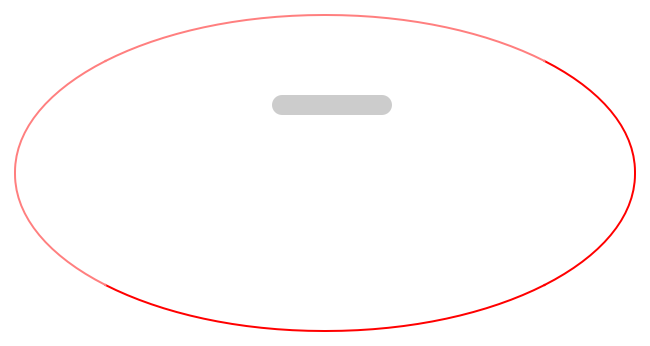
<?xml version="1.0" encoding="UTF-8"?>
<ui version="4.0">
 <class>layer_2seats</class>
 <widget class="QWidget" name="layer_2seats">
  <property name="geometry">
   <rect>
    <x>0</x>
    <y>0</y>
    <width>650</width>
    <height>346</height>
   </rect>
  </property>
  <property name="styleSheet">
   <string notr="true">#layer_2seats {
	background-position: center;    
border: 2px outset red;
margin: 14px;
border-radius: 310px 158px;
}
QWidget {
    background-color: transparent;
}                                                                                                                                          </string>
  </property>
  <layout class="QGridLayout" name="gridLayout">
   <property name="leftMargin">
    <number>1</number>
   </property>
   <property name="topMargin">
    <number>1</number>
   </property>
   <property name="rightMargin">
    <number>1</number>
   </property>
   <property name="bottomMargin">
    <number>1</number>
   </property>
   <property name="spacing">
    <number>1</number>
   </property>
   <item row="0" column="0">
    <widget class="EntityWidget" name="layer_gameTable">
     <property name="minimumSize">
      <size>
       <width>648</width>
       <height>344</height>
      </size>
     </property>
     <property name="maximumSize">
      <size>
       <width>648</width>
       <height>344</height>
      </size>
     </property>
     <property name="styleSheet">
      <string notr="true"/>
     </property>
     <property name="respondable">
      <bool>true</bool>
     </property>
     <widget class="QLabel" name="icon_dealer">
      <property name="geometry">
       <rect>
        <x>257</x>
        <y>247</y>
        <width>32</width>
        <height>32</height>
       </rect>
      </property>
      <property name="minimumSize">
       <size>
        <width>32</width>
        <height>32</height>
       </size>
      </property>
      <property name="maximumSize">
       <size>
        <width>32</width>
        <height>32</height>
       </size>
      </property>
      <property name="mouseTracking">
       <bool>true</bool>
      </property>
      <property name="focusPolicy">
       <enum>Qt::StrongFocus</enum>
      </property>
      <property name="contextMenuPolicy">
       <enum>Qt::ActionsContextMenu</enum>
      </property>
      <property name="pixmap">
       <pixmap resource="../../resources.qrc">:/textures/game/icon_dealer.png</pixmap>
      </property>
     </widget>
     <widget class="BetItem" name="bet_0" native="true">
      <property name="geometry">
       <rect>
        <x>200</x>
        <y>280</y>
        <width>91</width>
        <height>20</height>
       </rect>
      </property>
      <property name="minimumSize">
       <size>
        <width>91</width>
        <height>20</height>
       </size>
      </property>
      <property name="maximumSize">
       <size>
        <width>91</width>
        <height>20</height>
       </size>
      </property>
      <property name="styleSheet">
       <string notr="true">.QWidget  {
    image: url(:/textures/mockups/bet_right.png);
}</string>
      </property>
     </widget>
     <widget class="BetItem" name="bet_1" native="true">
      <property name="geometry">
       <rect>
        <x>320</x>
        <y>30</y>
        <width>91</width>
        <height>20</height>
       </rect>
      </property>
      <property name="minimumSize">
       <size>
        <width>91</width>
        <height>20</height>
       </size>
      </property>
      <property name="maximumSize">
       <size>
        <width>91</width>
        <height>20</height>
       </size>
      </property>
      <property name="styleSheet">
       <string notr="true">.QWidget  {
    image: url(:/textures/mockups/bet_left.png);
}</string>
      </property>
     </widget>
     <widget class="EntityWidget" name="boxes_pos">
      <property name="geometry">
       <rect>
        <x>0</x>
        <y>0</y>
        <width>650</width>
        <height>346</height>
       </rect>
      </property>
      <property name="minimumSize">
       <size>
        <width>650</width>
        <height>346</height>
       </size>
      </property>
      <property name="maximumSize">
       <size>
        <width>650</width>
        <height>346</height>
       </size>
      </property>
      <property name="styleSheet">
       <string notr="true"/>
      </property>
      <property name="respondable">
       <bool>false</bool>
      </property>
      <widget class="QWidget" name="pos_0" native="true">
       <property name="geometry">
        <rect>
         <x>240</x>
         <y>325</y>
         <width>64</width>
         <height>64</height>
        </rect>
       </property>
       <property name="minimumSize">
        <size>
         <width>64</width>
         <height>64</height>
        </size>
       </property>
       <property name="maximumSize">
        <size>
         <width>64</width>
         <height>64</height>
        </size>
       </property>
       <property name="styleSheet">
        <string notr="true">.QWidget {
    
	border-image: url(:/textures/profiler/placeholder.png) 11 14 12 10;
}</string>
       </property>
      </widget>
      <widget class="QWidget" name="pos_1" native="true">
       <property name="geometry">
        <rect>
         <x>240</x>
         <y>-50</y>
         <width>64</width>
         <height>64</height>
        </rect>
       </property>
       <property name="minimumSize">
        <size>
         <width>64</width>
         <height>64</height>
        </size>
       </property>
       <property name="maximumSize">
        <size>
         <width>64</width>
         <height>64</height>
        </size>
       </property>
       <property name="styleSheet">
        <string notr="true">.QWidget {
    
	border-image: url(:/textures/profiler/placeholder.png) 11 14 12 10;
}</string>
       </property>
      </widget>
      <zorder>pos_1</zorder>
      <zorder>pos_0</zorder>
     </widget>
     <widget class="QWidget" name="cards_and_pots" native="true">
      <property name="geometry">
       <rect>
        <x>140</x>
        <y>70</y>
        <width>382</width>
        <height>169</height>
       </rect>
      </property>
      <layout class="QVBoxLayout" name="verticalLayout_3" stretch="2,1,0,0">
       <property name="spacing">
        <number>1</number>
       </property>
       <property name="leftMargin">
        <number>1</number>
       </property>
       <property name="topMargin">
        <number>1</number>
       </property>
       <property name="rightMargin">
        <number>1</number>
       </property>
       <property name="bottomMargin">
        <number>1</number>
       </property>
       <item>
        <layout class="QHBoxLayout" name="horizontalLayout_5">
         <property name="spacing">
          <number>1</number>
         </property>
         <property name="leftMargin">
          <number>1</number>
         </property>
         <property name="topMargin">
          <number>1</number>
         </property>
         <property name="rightMargin">
          <number>1</number>
         </property>
         <property name="bottomMargin">
          <number>1</number>
         </property>
         <item>
          <spacer name="horizontalSpacer_10">
           <property name="orientation">
            <enum>Qt::Horizontal</enum>
           </property>
           <property name="sizeHint" stdset="0">
            <size>
             <width>10</width>
             <height>20</height>
            </size>
           </property>
          </spacer>
         </item>
         <item>
          <spacer name="horizontalSpacer_11">
           <property name="orientation">
            <enum>Qt::Horizontal</enum>
           </property>
           <property name="sizeHint" stdset="0">
            <size>
             <width>10</width>
             <height>20</height>
            </size>
           </property>
          </spacer>
         </item>
        </layout>
       </item>
       <item>
        <layout class="QHBoxLayout" name="horizontalLayout_6" stretch="0,0,0">
         <property name="spacing">
          <number>1</number>
         </property>
         <property name="leftMargin">
          <number>1</number>
         </property>
         <property name="topMargin">
          <number>1</number>
         </property>
         <property name="rightMargin">
          <number>1</number>
         </property>
         <property name="bottomMargin">
          <number>1</number>
         </property>
         <item>
          <spacer name="horizontalSpacer_12">
           <property name="orientation">
            <enum>Qt::Horizontal</enum>
           </property>
           <property name="sizeHint" stdset="0">
            <size>
             <width>10</width>
             <height>20</height>
            </size>
           </property>
          </spacer>
         </item>
         <item>
          <widget class="PotItem" name="table_pot_0" native="true">
           <property name="minimumSize">
            <size>
             <width>140</width>
             <height>20</height>
            </size>
           </property>
           <property name="maximumSize">
            <size>
             <width>240</width>
             <height>22</height>
            </size>
           </property>
           <property name="styleSheet">
            <string notr="true">.QWidget, .QLabel {
    color: rgba(255, 255, 255, 245);
	font: 600 13px &quot;Arial&quot;;
    border-radius: 10px;
    background-image: url(:/textures/game/fishka.png);
    
    background-origin: border;
    background-clip: border;
    background-repeat: no-repeat;
    background-attachment: fixed;
	background-color: rgba(0, 0, 0, 51);

    
    margin-left: 10px;
    margin-right: 10px;
}
.QWidget[mirrored=false] {
    background-position: left bottom;
 margin-left: 20px;
    margin-right: 0px;
}
.QWidget[mirrored=true] {
    background-position: right bottom;
 margin-left: 0px;
    margin-right: 20px;
}</string>
           </property>
           <property name="text" stdset="0">
            <string>@POT_%0</string>
           </property>
           <property name="mirrored" stdset="0">
            <bool>false</bool>
           </property>
          </widget>
         </item>
         <item>
          <spacer name="horizontalSpacer_13">
           <property name="orientation">
            <enum>Qt::Horizontal</enum>
           </property>
           <property name="sizeHint" stdset="0">
            <size>
             <width>10</width>
             <height>20</height>
            </size>
           </property>
          </spacer>
         </item>
        </layout>
       </item>
       <item>
        <widget class="QFrame" name="_table_cards">
         <property name="minimumSize">
          <size>
           <width>380</width>
           <height>110</height>
          </size>
         </property>
         <property name="maximumSize">
          <size>
           <width>380</width>
           <height>110</height>
          </size>
         </property>
         <layout class="QHBoxLayout" name="horizontalLayout_7" stretch="1,0,0,0,0,0,1">
          <property name="spacing">
           <number>5</number>
          </property>
          <property name="leftMargin">
           <number>0</number>
          </property>
          <property name="topMargin">
           <number>0</number>
          </property>
          <property name="rightMargin">
           <number>0</number>
          </property>
          <property name="bottomMargin">
           <number>19</number>
          </property>
          <item>
           <spacer name="horizontalSpacer_14">
            <property name="orientation">
             <enum>Qt::Horizontal</enum>
            </property>
            <property name="sizeHint" stdset="0">
             <size>
              <width>10</width>
              <height>20</height>
             </size>
            </property>
           </spacer>
          </item>
          <item>
           <widget class="CardWidget" name="card_0">
            <property name="minimumSize">
             <size>
              <width>60</width>
              <height>84</height>
             </size>
            </property>
            <property name="maximumSize">
             <size>
              <width>60</width>
              <height>84</height>
             </size>
            </property>
            <property name="sourceFile">
             <url>
              <string>qrc:/textures/svg/cards_01/2_diamonds.svg</string>
             </url>
            </property>
            <property name="sourceCode">
             <cstring>&lt;?xml version=&quot;1.0&quot; encoding=&quot;utf-8&quot;?&gt;
&lt;!-- Generator: Adobe Illustrator 19.2.0, SVG Export Plug-In . SVG Version: 6.00 Build 0)  --&gt;
&lt;svg version=&quot;1.1&quot; baseProfile=&quot;tiny&quot; id=&quot;Layer_1&quot; xmlns=&quot;http://www.w3.org/2000/svg&quot; xmlns:xlink=&quot;http://www.w3.org/1999/xlink&quot;
	 x=&quot;0px&quot; y=&quot;0px&quot; viewBox=&quot;0 0 170 244&quot; xml:space=&quot;preserve&quot;&gt;
&lt;metadata&gt;&lt;?xpacket begin=&quot;﻿&quot; id=&quot;W5M0MpCehiHzreSzNTczkc9d&quot;?&gt;
&lt;x:xmpmeta xmlns:x=&quot;adobe:ns:meta/&quot; x:xmptk=&quot;Adobe XMP Core 5.6-c111 79.158366, 2015/09/25-01:12:00        &quot;&gt;
   &lt;rdf:RDF xmlns:rdf=&quot;http://www.w3.org/1999/02/22-rdf-syntax-ns#&quot;&gt;
      &lt;rdf:Description rdf:about=&quot;&quot;/&gt;
   &lt;/rdf:RDF&gt;
&lt;/x:xmpmeta&gt;
&lt;?xpacket end=&quot;w&quot;?&gt;&lt;/metadata&gt;
&lt;g id=&quot;Layer_58&quot;&gt;
	&lt;path fill=&quot;#FFFFFF&quot; d=&quot;M17,0h136c9.4,0,17,7.6,17,17.1v209.8c0,9.4-7.6,17.1-17,17.1H17c-9.4,0-17-7.6-17-17.1V17.1
		C0,7.6,7.6,0,17,0z&quot;/&gt;
	&lt;path fill=&quot;#C80813&quot; d=&quot;M96.9,234.8c0,0,7.7-19.6,26.3-40.4s33.4-31.8,33.4-31.8s-19.4-11.9-33-30.1
		c-13.5-18.3-26.2-41.6-26.2-41.6s-11.3,22.4-27.2,41.4c-14.6,17.4-32,30.3-32,30.3s14.8,11,33.4,31.8
		C90.2,215.2,96.9,234.8,96.9,234.8z&quot;/&gt;
	&lt;path fill=&quot;#C80813&quot; d=&quot;M74.1,66.8c0,0,3.1-7.8,10.5-16.1C92.1,42.4,98,38,98,38s-7.8-4.7-13.2-12C79.4,18.7,74.4,9.4,74.4,9.4
		s-4.5,9-10.9,16.5C57.7,32.9,50.7,38,50.7,38s5.9,4.4,13.3,12.7C71.5,59,74.1,66.8,74.1,66.8z&quot;/&gt;
	&lt;path fill=&quot;#C80813&quot; d=&quot;M26.6,12.6L26.6,12.6c-6.4,0-11.7,5.3-11.7,11.7l0,0h4.6c0.7-3.2,3.6-5.7,7.1-5.7l0,0c4,0,7.2,3.3,7.2,7.3
		c0,2.1-0.6,3.1-1.5,4.9L14.9,67.2h1.9h0.5l16.3,0.1h4.5l0,0v-5.6l0,0v-6.5h-4.5v6.5H23.5l0,0l-0.7,0.1l13.7-28.1
		c1.8-3.7,2.2-6.2,1.9-9.5c-0.1-1.2-0.3-2.4-0.6-3.4v-0.2l0,0C36.2,16,31.8,12.6,26.6,12.6z&quot;/&gt;
&lt;/g&gt;
&lt;/svg&gt;
</cstring>
            </property>
            <property name="shadowBlurRadius">
             <double>18.000000000000000</double>
            </property>
            <property name="shadowOffset">
             <pointf>
              <x>0.000000000000000</x>
              <y>6.000000000000000</y>
             </pointf>
            </property>
            <property name="shadowColor">
             <color alpha="120">
              <red>0</red>
              <green>0</green>
              <blue>0</blue>
             </color>
            </property>
            <property name="modelKey" stdset="0">
             <cstring>[0,0[6,0,[0,0,0x0]]]</cstring>
            </property>
           </widget>
          </item>
          <item>
           <widget class="CardWidget" name="card_1">
            <property name="minimumSize">
             <size>
              <width>60</width>
              <height>84</height>
             </size>
            </property>
            <property name="maximumSize">
             <size>
              <width>60</width>
              <height>84</height>
             </size>
            </property>
            <property name="sourceFile">
             <url>
              <string>qrc:/textures/svg/cards_01/2_diamonds.svg</string>
             </url>
            </property>
            <property name="sourceCode">
             <cstring>&lt;?xml version=&quot;1.0&quot; encoding=&quot;utf-8&quot;?&gt;
&lt;!-- Generator: Adobe Illustrator 19.2.0, SVG Export Plug-In . SVG Version: 6.00 Build 0)  --&gt;
&lt;svg version=&quot;1.1&quot; baseProfile=&quot;tiny&quot; id=&quot;Layer_1&quot; xmlns=&quot;http://www.w3.org/2000/svg&quot; xmlns:xlink=&quot;http://www.w3.org/1999/xlink&quot;
	 x=&quot;0px&quot; y=&quot;0px&quot; viewBox=&quot;0 0 170 244&quot; xml:space=&quot;preserve&quot;&gt;
&lt;metadata&gt;&lt;?xpacket begin=&quot;﻿&quot; id=&quot;W5M0MpCehiHzreSzNTczkc9d&quot;?&gt;
&lt;x:xmpmeta xmlns:x=&quot;adobe:ns:meta/&quot; x:xmptk=&quot;Adobe XMP Core 5.6-c111 79.158366, 2015/09/25-01:12:00        &quot;&gt;
   &lt;rdf:RDF xmlns:rdf=&quot;http://www.w3.org/1999/02/22-rdf-syntax-ns#&quot;&gt;
      &lt;rdf:Description rdf:about=&quot;&quot;/&gt;
   &lt;/rdf:RDF&gt;
&lt;/x:xmpmeta&gt;
&lt;?xpacket end=&quot;w&quot;?&gt;&lt;/metadata&gt;
&lt;g id=&quot;Layer_58&quot;&gt;
	&lt;path fill=&quot;#FFFFFF&quot; d=&quot;M17,0h136c9.4,0,17,7.6,17,17.1v209.8c0,9.4-7.6,17.1-17,17.1H17c-9.4,0-17-7.6-17-17.1V17.1
		C0,7.6,7.6,0,17,0z&quot;/&gt;
	&lt;path fill=&quot;#C80813&quot; d=&quot;M96.9,234.8c0,0,7.7-19.6,26.3-40.4s33.4-31.8,33.4-31.8s-19.4-11.9-33-30.1
		c-13.5-18.3-26.2-41.6-26.2-41.6s-11.3,22.4-27.2,41.4c-14.6,17.4-32,30.3-32,30.3s14.8,11,33.4,31.8
		C90.2,215.2,96.9,234.8,96.9,234.8z&quot;/&gt;
	&lt;path fill=&quot;#C80813&quot; d=&quot;M74.1,66.8c0,0,3.1-7.8,10.5-16.1C92.1,42.4,98,38,98,38s-7.8-4.7-13.2-12C79.4,18.7,74.4,9.4,74.4,9.4
		s-4.5,9-10.9,16.5C57.7,32.9,50.7,38,50.7,38s5.9,4.4,13.3,12.7C71.5,59,74.1,66.8,74.1,66.8z&quot;/&gt;
	&lt;path fill=&quot;#C80813&quot; d=&quot;M26.6,12.6L26.6,12.6c-6.4,0-11.7,5.3-11.7,11.7l0,0h4.6c0.7-3.2,3.6-5.7,7.1-5.7l0,0c4,0,7.2,3.3,7.2,7.3
		c0,2.1-0.6,3.1-1.5,4.9L14.9,67.2h1.9h0.5l16.3,0.1h4.5l0,0v-5.6l0,0v-6.5h-4.5v6.5H23.5l0,0l-0.7,0.1l13.7-28.1
		c1.8-3.7,2.2-6.2,1.9-9.5c-0.1-1.2-0.3-2.4-0.6-3.4v-0.2l0,0C36.2,16,31.8,12.6,26.6,12.6z&quot;/&gt;
&lt;/g&gt;
&lt;/svg&gt;
</cstring>
            </property>
            <property name="shadowBlurRadius">
             <double>18.000000000000000</double>
            </property>
            <property name="shadowOffset">
             <pointf>
              <x>0.000000000000000</x>
              <y>6.000000000000000</y>
             </pointf>
            </property>
            <property name="shadowColor">
             <color alpha="120">
              <red>0</red>
              <green>0</green>
              <blue>0</blue>
             </color>
            </property>
            <property name="modelKey" stdset="0">
             <cstring>[0,1[6,0,[0,0,0x0]]]</cstring>
            </property>
           </widget>
          </item>
          <item>
           <widget class="CardWidget" name="card_2">
            <property name="minimumSize">
             <size>
              <width>60</width>
              <height>84</height>
             </size>
            </property>
            <property name="maximumSize">
             <size>
              <width>60</width>
              <height>84</height>
             </size>
            </property>
            <property name="sourceFile">
             <url>
              <string>qrc:/textures/svg/cards_01/2_diamonds.svg</string>
             </url>
            </property>
            <property name="sourceCode">
             <cstring>&lt;?xml version=&quot;1.0&quot; encoding=&quot;utf-8&quot;?&gt;
&lt;!-- Generator: Adobe Illustrator 19.2.0, SVG Export Plug-In . SVG Version: 6.00 Build 0)  --&gt;
&lt;svg version=&quot;1.1&quot; baseProfile=&quot;tiny&quot; id=&quot;Layer_1&quot; xmlns=&quot;http://www.w3.org/2000/svg&quot; xmlns:xlink=&quot;http://www.w3.org/1999/xlink&quot;
	 x=&quot;0px&quot; y=&quot;0px&quot; viewBox=&quot;0 0 170 244&quot; xml:space=&quot;preserve&quot;&gt;
&lt;metadata&gt;&lt;?xpacket begin=&quot;﻿&quot; id=&quot;W5M0MpCehiHzreSzNTczkc9d&quot;?&gt;
&lt;x:xmpmeta xmlns:x=&quot;adobe:ns:meta/&quot; x:xmptk=&quot;Adobe XMP Core 5.6-c111 79.158366, 2015/09/25-01:12:00        &quot;&gt;
   &lt;rdf:RDF xmlns:rdf=&quot;http://www.w3.org/1999/02/22-rdf-syntax-ns#&quot;&gt;
      &lt;rdf:Description rdf:about=&quot;&quot;/&gt;
   &lt;/rdf:RDF&gt;
&lt;/x:xmpmeta&gt;
&lt;?xpacket end=&quot;w&quot;?&gt;&lt;/metadata&gt;
&lt;g id=&quot;Layer_58&quot;&gt;
	&lt;path fill=&quot;#FFFFFF&quot; d=&quot;M17,0h136c9.4,0,17,7.6,17,17.1v209.8c0,9.4-7.6,17.1-17,17.1H17c-9.4,0-17-7.6-17-17.1V17.1
		C0,7.6,7.6,0,17,0z&quot;/&gt;
	&lt;path fill=&quot;#C80813&quot; d=&quot;M96.9,234.8c0,0,7.7-19.6,26.3-40.4s33.4-31.8,33.4-31.8s-19.4-11.9-33-30.1
		c-13.5-18.3-26.2-41.6-26.2-41.6s-11.3,22.4-27.2,41.4c-14.6,17.4-32,30.3-32,30.3s14.8,11,33.4,31.8
		C90.2,215.2,96.9,234.8,96.9,234.8z&quot;/&gt;
	&lt;path fill=&quot;#C80813&quot; d=&quot;M74.1,66.8c0,0,3.1-7.8,10.5-16.1C92.1,42.4,98,38,98,38s-7.8-4.7-13.2-12C79.4,18.7,74.4,9.4,74.4,9.4
		s-4.5,9-10.9,16.5C57.7,32.9,50.7,38,50.7,38s5.9,4.4,13.3,12.7C71.5,59,74.1,66.8,74.1,66.8z&quot;/&gt;
	&lt;path fill=&quot;#C80813&quot; d=&quot;M26.6,12.6L26.6,12.6c-6.4,0-11.7,5.3-11.7,11.7l0,0h4.6c0.7-3.2,3.6-5.7,7.1-5.7l0,0c4,0,7.2,3.3,7.2,7.3
		c0,2.1-0.6,3.1-1.5,4.9L14.9,67.2h1.9h0.5l16.3,0.1h4.5l0,0v-5.6l0,0v-6.5h-4.5v6.5H23.5l0,0l-0.7,0.1l13.7-28.1
		c1.8-3.7,2.2-6.2,1.9-9.5c-0.1-1.2-0.3-2.4-0.6-3.4v-0.2l0,0C36.2,16,31.8,12.6,26.6,12.6z&quot;/&gt;
&lt;/g&gt;
&lt;/svg&gt;
</cstring>
            </property>
            <property name="shadowBlurRadius">
             <double>18.000000000000000</double>
            </property>
            <property name="shadowOffset">
             <pointf>
              <x>0.000000000000000</x>
              <y>6.000000000000000</y>
             </pointf>
            </property>
            <property name="shadowColor">
             <color alpha="120">
              <red>0</red>
              <green>0</green>
              <blue>0</blue>
             </color>
            </property>
            <property name="modelKey" stdset="0">
             <cstring>[0,2[6,0,[0,0,0x0]]]</cstring>
            </property>
           </widget>
          </item>
          <item>
           <widget class="CardWidget" name="card_3">
            <property name="minimumSize">
             <size>
              <width>60</width>
              <height>84</height>
             </size>
            </property>
            <property name="maximumSize">
             <size>
              <width>60</width>
              <height>84</height>
             </size>
            </property>
            <property name="sourceFile">
             <url>
              <string>qrc:/textures/svg/cards_01/2_diamonds.svg</string>
             </url>
            </property>
            <property name="sourceCode">
             <cstring>&lt;?xml version=&quot;1.0&quot; encoding=&quot;utf-8&quot;?&gt;
&lt;!-- Generator: Adobe Illustrator 19.2.0, SVG Export Plug-In . SVG Version: 6.00 Build 0)  --&gt;
&lt;svg version=&quot;1.1&quot; baseProfile=&quot;tiny&quot; id=&quot;Layer_1&quot; xmlns=&quot;http://www.w3.org/2000/svg&quot; xmlns:xlink=&quot;http://www.w3.org/1999/xlink&quot;
	 x=&quot;0px&quot; y=&quot;0px&quot; viewBox=&quot;0 0 170 244&quot; xml:space=&quot;preserve&quot;&gt;
&lt;metadata&gt;&lt;?xpacket begin=&quot;﻿&quot; id=&quot;W5M0MpCehiHzreSzNTczkc9d&quot;?&gt;
&lt;x:xmpmeta xmlns:x=&quot;adobe:ns:meta/&quot; x:xmptk=&quot;Adobe XMP Core 5.6-c111 79.158366, 2015/09/25-01:12:00        &quot;&gt;
   &lt;rdf:RDF xmlns:rdf=&quot;http://www.w3.org/1999/02/22-rdf-syntax-ns#&quot;&gt;
      &lt;rdf:Description rdf:about=&quot;&quot;/&gt;
   &lt;/rdf:RDF&gt;
&lt;/x:xmpmeta&gt;
&lt;?xpacket end=&quot;w&quot;?&gt;&lt;/metadata&gt;
&lt;g id=&quot;Layer_58&quot;&gt;
	&lt;path fill=&quot;#FFFFFF&quot; d=&quot;M17,0h136c9.4,0,17,7.6,17,17.1v209.8c0,9.4-7.6,17.1-17,17.1H17c-9.4,0-17-7.6-17-17.1V17.1
		C0,7.6,7.6,0,17,0z&quot;/&gt;
	&lt;path fill=&quot;#C80813&quot; d=&quot;M96.9,234.8c0,0,7.7-19.6,26.3-40.4s33.4-31.8,33.4-31.8s-19.4-11.9-33-30.1
		c-13.5-18.3-26.2-41.6-26.2-41.6s-11.3,22.4-27.2,41.4c-14.6,17.4-32,30.3-32,30.3s14.8,11,33.4,31.8
		C90.2,215.2,96.9,234.8,96.9,234.8z&quot;/&gt;
	&lt;path fill=&quot;#C80813&quot; d=&quot;M74.1,66.8c0,0,3.1-7.8,10.5-16.1C92.1,42.4,98,38,98,38s-7.8-4.7-13.2-12C79.4,18.7,74.4,9.4,74.4,9.4
		s-4.5,9-10.9,16.5C57.7,32.9,50.7,38,50.7,38s5.9,4.4,13.3,12.7C71.5,59,74.1,66.8,74.1,66.8z&quot;/&gt;
	&lt;path fill=&quot;#C80813&quot; d=&quot;M26.6,12.6L26.6,12.6c-6.4,0-11.7,5.3-11.7,11.7l0,0h4.6c0.7-3.2,3.6-5.7,7.1-5.7l0,0c4,0,7.2,3.3,7.2,7.3
		c0,2.1-0.6,3.1-1.5,4.9L14.9,67.2h1.9h0.5l16.3,0.1h4.5l0,0v-5.6l0,0v-6.5h-4.5v6.5H23.5l0,0l-0.7,0.1l13.7-28.1
		c1.8-3.7,2.2-6.2,1.9-9.5c-0.1-1.2-0.3-2.4-0.6-3.4v-0.2l0,0C36.2,16,31.8,12.6,26.6,12.6z&quot;/&gt;
&lt;/g&gt;
&lt;/svg&gt;
</cstring>
            </property>
            <property name="shadowBlurRadius">
             <double>18.000000000000000</double>
            </property>
            <property name="shadowOffset">
             <pointf>
              <x>0.000000000000000</x>
              <y>6.000000000000000</y>
             </pointf>
            </property>
            <property name="shadowColor">
             <color alpha="120">
              <red>0</red>
              <green>0</green>
              <blue>0</blue>
             </color>
            </property>
            <property name="modelKey" stdset="0">
             <cstring>[0,3[6,0,[0,0,0x0]]]</cstring>
            </property>
           </widget>
          </item>
          <item>
           <widget class="CardWidget" name="card_4">
            <property name="minimumSize">
             <size>
              <width>60</width>
              <height>84</height>
             </size>
            </property>
            <property name="maximumSize">
             <size>
              <width>60</width>
              <height>84</height>
             </size>
            </property>
            <property name="sourceFile">
             <url>
              <string>qrc:/textures/svg/cards_01/2_diamonds.svg</string>
             </url>
            </property>
            <property name="sourceCode">
             <cstring>&lt;?xml version=&quot;1.0&quot; encoding=&quot;utf-8&quot;?&gt;
&lt;!-- Generator: Adobe Illustrator 19.2.0, SVG Export Plug-In . SVG Version: 6.00 Build 0)  --&gt;
&lt;svg version=&quot;1.1&quot; baseProfile=&quot;tiny&quot; id=&quot;Layer_1&quot; xmlns=&quot;http://www.w3.org/2000/svg&quot; xmlns:xlink=&quot;http://www.w3.org/1999/xlink&quot;
	 x=&quot;0px&quot; y=&quot;0px&quot; viewBox=&quot;0 0 170 244&quot; xml:space=&quot;preserve&quot;&gt;
&lt;metadata&gt;&lt;?xpacket begin=&quot;﻿&quot; id=&quot;W5M0MpCehiHzreSzNTczkc9d&quot;?&gt;
&lt;x:xmpmeta xmlns:x=&quot;adobe:ns:meta/&quot; x:xmptk=&quot;Adobe XMP Core 5.6-c111 79.158366, 2015/09/25-01:12:00        &quot;&gt;
   &lt;rdf:RDF xmlns:rdf=&quot;http://www.w3.org/1999/02/22-rdf-syntax-ns#&quot;&gt;
      &lt;rdf:Description rdf:about=&quot;&quot;/&gt;
   &lt;/rdf:RDF&gt;
&lt;/x:xmpmeta&gt;
&lt;?xpacket end=&quot;w&quot;?&gt;&lt;/metadata&gt;
&lt;g id=&quot;Layer_58&quot;&gt;
	&lt;path fill=&quot;#FFFFFF&quot; d=&quot;M17,0h136c9.4,0,17,7.6,17,17.1v209.8c0,9.4-7.6,17.1-17,17.1H17c-9.4,0-17-7.6-17-17.1V17.1
		C0,7.6,7.6,0,17,0z&quot;/&gt;
	&lt;path fill=&quot;#C80813&quot; d=&quot;M96.9,234.8c0,0,7.7-19.6,26.3-40.4s33.4-31.8,33.4-31.8s-19.4-11.9-33-30.1
		c-13.5-18.3-26.2-41.6-26.2-41.6s-11.3,22.4-27.2,41.4c-14.6,17.4-32,30.3-32,30.3s14.8,11,33.4,31.8
		C90.2,215.2,96.9,234.8,96.9,234.8z&quot;/&gt;
	&lt;path fill=&quot;#C80813&quot; d=&quot;M74.1,66.8c0,0,3.1-7.8,10.5-16.1C92.1,42.4,98,38,98,38s-7.8-4.7-13.2-12C79.4,18.7,74.4,9.4,74.4,9.4
		s-4.5,9-10.9,16.5C57.7,32.9,50.7,38,50.7,38s5.9,4.4,13.3,12.7C71.5,59,74.1,66.8,74.1,66.8z&quot;/&gt;
	&lt;path fill=&quot;#C80813&quot; d=&quot;M26.6,12.6L26.6,12.6c-6.4,0-11.7,5.3-11.7,11.7l0,0h4.6c0.7-3.2,3.6-5.7,7.1-5.7l0,0c4,0,7.2,3.3,7.2,7.3
		c0,2.1-0.6,3.1-1.5,4.9L14.9,67.2h1.9h0.5l16.3,0.1h4.5l0,0v-5.6l0,0v-6.5h-4.5v6.5H23.5l0,0l-0.7,0.1l13.7-28.1
		c1.8-3.7,2.2-6.2,1.9-9.5c-0.1-1.2-0.3-2.4-0.6-3.4v-0.2l0,0C36.2,16,31.8,12.6,26.6,12.6z&quot;/&gt;
&lt;/g&gt;
&lt;/svg&gt;
</cstring>
            </property>
            <property name="shadowBlurRadius">
             <double>18.000000000000000</double>
            </property>
            <property name="shadowOffset">
             <pointf>
              <x>0.000000000000000</x>
              <y>6.000000000000000</y>
             </pointf>
            </property>
            <property name="shadowColor">
             <color alpha="120">
              <red>0</red>
              <green>0</green>
              <blue>0</blue>
             </color>
            </property>
            <property name="modelKey" stdset="0">
             <cstring>[0,4[6,0,[0,0,0x0]]]</cstring>
            </property>
           </widget>
          </item>
          <item>
           <spacer name="horizontalSpacer_15">
            <property name="orientation">
             <enum>Qt::Horizontal</enum>
            </property>
            <property name="sizeHint" stdset="0">
             <size>
              <width>10</width>
              <height>20</height>
             </size>
            </property>
           </spacer>
          </item>
         </layout>
        </widget>
       </item>
       <item>
        <layout class="QHBoxLayout" name="horizontalLayout_8" stretch="0,0">
         <property name="spacing">
          <number>2</number>
         </property>
         <property name="leftMargin">
          <number>1</number>
         </property>
         <property name="topMargin">
          <number>1</number>
         </property>
         <property name="rightMargin">
          <number>1</number>
         </property>
         <item>
          <spacer name="horizontalSpacer_16">
           <property name="orientation">
            <enum>Qt::Horizontal</enum>
           </property>
           <property name="sizeHint" stdset="0">
            <size>
             <width>10</width>
             <height>20</height>
            </size>
           </property>
          </spacer>
         </item>
         <item>
          <spacer name="horizontalSpacer_17">
           <property name="orientation">
            <enum>Qt::Horizontal</enum>
           </property>
           <property name="sizeHint" stdset="0">
            <size>
             <width>10</width>
             <height>20</height>
            </size>
           </property>
          </spacer>
         </item>
        </layout>
       </item>
      </layout>
     </widget>
     <zorder>boxes_pos</zorder>
     <zorder>icon_dealer</zorder>
     <zorder>bet_0</zorder>
     <zorder>bet_1</zorder>
     <zorder>cards_and_pots</zorder>
    </widget>
   </item>
  </layout>
 </widget>
 <customwidgets>
  <customwidget>
   <class>EntityWidget</class>
   <extends>QWidget</extends>
   <header>plugins.h</header>
   <container>1</container>
  </customwidget>
  <customwidget>
   <class>SvgWidget</class>
   <extends>EntityWidget</extends>
   <header>plugins.h</header>
   <container>1</container>
  </customwidget>
  <customwidget>
   <class>CardWidget</class>
   <extends>SvgWidget</extends>
   <header>widgets/CardWidget.h</header>
   <container>1</container>
  </customwidget>
  <customwidget>
   <class>PotItem</class>
   <extends>QWidget</extends>
   <header>game/tableItems/potitem.h</header>
   <container>1</container>
  </customwidget>
  <customwidget>
   <class>BetItem</class>
   <extends>QWidget</extends>
   <header>game/tableItems/betitem.h</header>
   <container>1</container>
  </customwidget>
 </customwidgets>
 <resources>
  <include location="../../resources.qrc"/>
 </resources>
 <connections/>
</ui>
